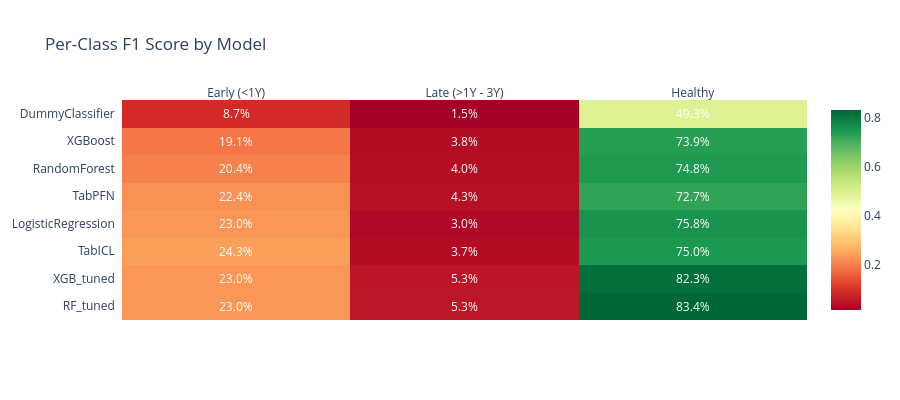

Write notebook code for a chart like this one.
### Markdown cell above
## 4.3 Per-Class F1 Comparison

### Code cell
# Per-Class F1: Heatmap
class_cols = {
    'Early (<1Y)': 'f1_early_mean',
    'Late (>1Y - 3Y)': 'f1_late_mean',
    'Healthy': 'f1_healthy_mean'
}

# Build matrix
heatmap_data = []
models_sorted = df_summary.sort_values('f1_mean', ascending=False)['model'].tolist()

for model in models_sorted:
    row = df_summary[df_summary['model'] == model].iloc[0]
    heatmap_data.append([row[col] for col in class_cols.values()])

z = np.array(heatmap_data)
annot = [[f"{v:.1%}" for v in row] for row in z]

fig4 = ff.create_annotated_heatmap(
    z,
    x=list(class_cols.keys()),
    y=models_sorted,
    annotation_text=annot,
    colorscale='RdYlGn',
    showscale=True
)
fig4.update_layout(
    title='Per-Class F1 Score by Model',
    template='plotly_white',
    height=400
)
show_and_save(fig4, "benchmark_per_class_heatmap")

### Figure 1 — Plotly figure (JSON) as saved in the notebook; plotly's stock layout.template omitted (floating-point values rounded to 4 significant figures)
{"data": [{"colorscale": [[0, "rgb(165,0,38)"], [0.1, "rgb(215,48,39)"], [0.2, "rgb(244,109,67)"], [0.3, "rgb(253,174,97)"], [0.4, "rgb(254,224,139)"], [0.5, "rgb(255,255,191)"], [0.6, "rgb(217,239,139)"], [0.7, "rgb(166,217,106)"], [0.8, "rgb(102,189,99)"], [0.9, "rgb(26,152,80)"], [1, "rgb(0,104,55)"]], "reversescale": false, "showscale": true, "type": "heatmap", "x": ["Early (<1Y)", "Late (>1Y - 3Y)", "Healthy"], "y": ["RF_tuned", "XGB_tuned", "TabICL", "LogisticRegression", "TabPFN", "RandomForest", "XGBoost", "DummyClassifier"], "z": [[0.2302, 0.05346, 0.8338], [0.2302, 0.05252, 0.8227], [0.2428, 0.03746, 0.7505], [0.2303, 0.03019, 0.7581], [0.224, 0.04337, 0.7272], [0.2043, 0.03958, 0.7476], [0.1905, 0.03764, 0.7391], [0.08665, 0.01498, 0.4933]]}], "layout": {"annotations": [{"font": {"color": "#FFFFFF"}, "showarrow": false, "text": "23.0%", "x": "Early (<1Y)", "xref": "x", "y": "RF_tuned", "yref": "y"}, {"font": {"color": "#FFFFFF"}, "showarrow": false, "text": "5.3%", "x": "Late (>1Y - 3Y)", "xref": "x", "y": "RF_tuned", "yref": "y"}, {"font": {"color": "#FFFFFF"}, "showarrow": false, "text": "83.4%", "x": "Healthy", "xref": "x", "y": "RF_tuned", "yref": "y"}, {"font": {"color": "#FFFFFF"}, "showarrow": false, "text": "23.0%", "x": "Early (<1Y)", "xref": "x", "y": "XGB_tuned", "yref": "y"}, {"font": {"color": "#FFFFFF"}, "showarrow": false, "text": "5.3%", "x": "Late (>1Y - 3Y)", "xref": "x", "y": "XGB_tuned", "yref": "y"}, {"font": {"color": "#FFFFFF"}, "showarrow": false, "text": "82.3%", "x": "Healthy", "xref": "x", "y": "XGB_tuned", "yref": "y"}, {"font": {"color": "#FFFFFF"}, "showarrow": false, "text": "24.3%", "x": "Early (<1Y)", "xref": "x", "y": "TabICL", "yref": "y"}, {"font": {"color": "#FFFFFF"}, "showarrow": false, "text": "3.7%", "x": "Late (>1Y - 3Y)", "xref": "x", "y": "TabICL", "yref": "y"}, {"font": {"color": "#FFFFFF"}, "showarrow": false, "text": "75.0%", "x": "Healthy", "xref": "x", "y": "TabICL", "yref": "y"}, {"font": {"color": "#FFFFFF"}, "showarrow": false, "text": "23.0%", "x": "Early (<1Y)", "xref": "x", "y": "LogisticRegression", "yref": "y"}, {"font": {"color": "#FFFFFF"}, "showarrow": false, "text": "3.0%", "x": "Late (>1Y - 3Y)", "xref": "x", "y": "LogisticRegression", "yref": "y"}, {"font": {"color": "#FFFFFF"}, "showarrow": false, "text": "75.8%", "x": "Healthy", "xref": "x", "y": "LogisticRegression", "yref": "y"}, {"font": {"color": "#FFFFFF"}, "showarrow": false, "text": "22.4%", "x": "Early (<1Y)", "xref": "x", "y": "TabPFN", "yref": "y"}, {"font": {"color": "#FFFFFF"}, "showarrow": false, "text": "4.3%", "x": "Late (>1Y - 3Y)", "xref": "x", "y": "TabPFN", "yref": "y"}, {"font": {"color": "#FFFFFF"}, "showarrow": false, "text": "72.7%", "x": "Healthy", "xref": "x", "y": "TabPFN", "yref": "y"}, {"font": {"color": "#FFFFFF"}, "showarrow": false, "text": "20.4%", "x": "Early (<1Y)", "xref": "x", "y": "RandomForest", "yref": "y"}, {"font": {"color": "#FFFFFF"}, "showarrow": false, "text": "4.0%", "x": "Late (>1Y - 3Y)", "xref": "x", "y": "RandomForest", "yref": "y"}, {"font": {"color": "#FFFFFF"}, "showarrow": false, "text": "74.8%", "x": "Healthy", "xref": "x", "y": "RandomForest", "yref": "y"}, {"font": {"color": "#FFFFFF"}, "showarrow": false, "text": "19.1%", "x": "Early (<1Y)", "xref": "x", "y": "XGBoost", "yref": "y"}, {"font": {"color": "#FFFFFF"}, "showarrow": false, "text": "3.8%", "x": "Late (>1Y - 3Y)", "xref": "x", "y": "XGBoost", "yref": "y"}, {"font": {"color": "#FFFFFF"}, "showarrow": false, "text": "73.9%", "x": "Healthy", "xref": "x", "y": "XGBoost", "yref": "y"}, {"font": {"color": "#FFFFFF"}, "showarrow": false, "text": "8.7%", "x": "Early (<1Y)", "xref": "x", "y": "DummyClassifier", "yref": "y"}, {"font": {"color": "#FFFFFF"}, "showarrow": false, "text": "1.5%", "x": "Late (>1Y - 3Y)", "xref": "x", "y": "DummyClassifier", "yref": "y"}, {"font": {"color": "#FFFFFF"}, "showarrow": false, "text": "49.3%", "x": "Healthy", "xref": "x", "y": "DummyClassifier", "yref": "y"}], "height": 400, "title": {"text": "Per-Class F1 Score by Model"}, "xaxis": {"dtick": 1, "gridcolor": "rgb(0, 0, 0)", "side": "top", "ticks": ""}, "yaxis": {"dtick": 1, "ticks": "", "ticksuffix": "  "}}}
